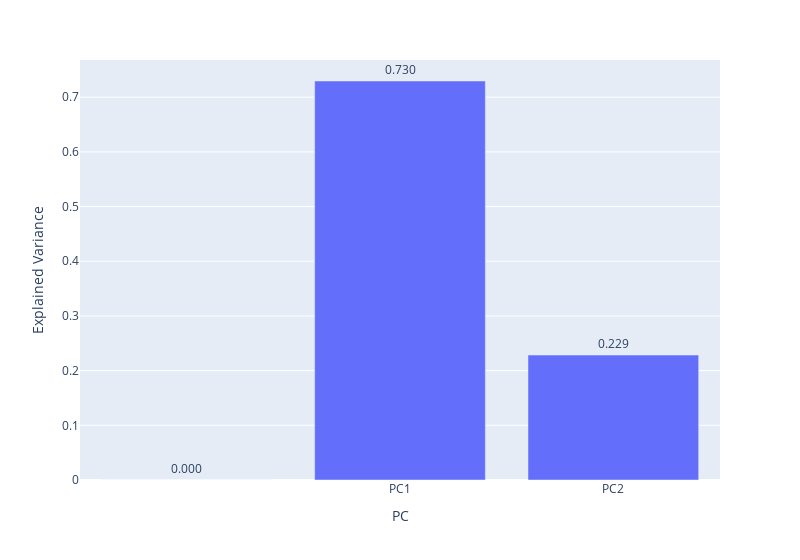

The code cell stored with this chart in its notebook:
### Markdown cell above
##### 3.2.4.1. Explained Variance

### Code cell
# https://plotly.com/python/bar-charts/

fig = px.bar(df_explained_variance, 
             x='PC', y='Explained Variance',
             text='Explained Variance',
             width=800)

fig.update_traces(texttemplate='%{text:.3f}', textposition='outside')
fig.show()

### Figure 1 — Plotly figure (JSON) as saved in the notebook; plotly's stock layout.template omitted (floating-point values rounded to 4 significant figures)
{"data": [{"alignmentgroup": "True", "hovertemplate": "PC=%{x}<br>Explained Variance=%{text}<extra></extra>", "legendgroup": "", "marker": {"color": "#636efa", "pattern": {"shape": ""}}, "name": "", "offsetgroup": "", "orientation": "v", "showlegend": false, "text": [0, 0.7296, 0.2285], "textposition": "outside", "texttemplate": "%{text:.3f}", "type": "bar", "x": ["", "PC1", "PC2"], "xaxis": "x", "y": [0, 0.7296, 0.2285], "yaxis": "y"}], "layout": {"barmode": "relative", "legend": {"tracegroupgap": 0}, "margin": {"t": 60}, "width": 800, "xaxis": {"anchor": "y", "domain": [0, 1], "title": {"text": "PC"}}, "yaxis": {"anchor": "x", "domain": [0, 1], "title": {"text": "Explained Variance"}}}}
